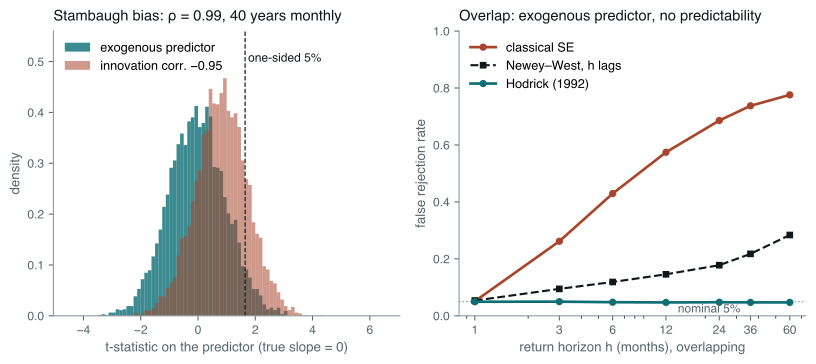

Here is the Python script that generated this plot:
# Predictive regressions: the two ways a return-forecasting regression finds
# predictability that is not there.
#
#   Left  — Stambaugh bias. Monthly returns are regressed on last month's value
#           of a persistent predictor (think: the dividend yield), over 40 years.
#           Returns are unpredictable, but the predictor's own innovations are
#           strongly negatively correlated with returns — a price rise lowers the
#           yield in the same month. The autoregressive coefficient of the
#           predictor is estimated with a downward bias, and that bias leaks
#           into the slope. The t-statistic is shifted right: a one-sided 5%
#           test of "higher yield predicts higher returns" rejects far too often.
#   Right — overlapping long-horizon regressions. Now the predictor is
#           exogenous, so the only problem is overlap: h-month returns built from
#           monthly data share h-1 months with their neighbours. Classical
#           standard errors are hopeless; Newey-West with h lags is still badly
#           oversized at long horizons in a 40-year sample; Hodrick (1992)
#           standard errors, which exploit the null of no predictability, hold up.
#
# Run standalone:  uv run --no-project --with matplotlib,numpy python <path>

import os

os.environ.setdefault("SOURCE_DATE_EPOCH", "1735689600")

import matplotlib

matplotlib.use("Agg")
matplotlib.rcParams["svg.fonttype"] = "path"
matplotlib.rcParams["svg.hashsalt"] = "em_predictive"
matplotlib.rcParams["font.family"] = ["Helvetica", "Arial", "DejaVu Sans"]

from pathlib import Path

import matplotlib.pyplot as plt
import numpy as np

INK = "#10171B"
MUTED = "#58666E"
TEAL = "#0B6E75"
RUST = "#A8452B"
GREY = "#8A979D"

T = 480
RHO = 0.99
TRIALS = 5000
HORIZONS = [1, 3, 6, 12, 24, 36, 60]


def simulate_paths(corr: float, trials: int, rng: np.random.Generator) -> tuple[np.ndarray, np.ndarray]:
    """Predictor x_0..x_T (AR(1), stationary start) and returns r_1..r_T with corr(r_t, v_t) = corr."""
    v = rng.standard_normal((trials, T + 1))
    u = corr * v + np.sqrt(1 - corr**2) * rng.standard_normal((trials, T + 1))
    x = np.empty((trials, T + 1))
    x[:, 0] = v[:, 0] / np.sqrt(1 - RHO**2)
    for t in range(1, T + 1):
        x[:, t] = RHO * x[:, t - 1] + v[:, t]
    return x, u[:, 1:]


def one_period(x: np.ndarray, r: np.ndarray) -> tuple[np.ndarray, np.ndarray, np.ndarray]:
    """Regress r_{t+1} on x_t; also return the predictor's own AR(1) estimate."""
    xl = x[:, :-1]
    xc = xl - xl.mean(axis=1, keepdims=True)
    rc = r - r.mean(axis=1, keepdims=True)
    sxx = (xc * xc).sum(axis=1)
    beta = (xc * rc).sum(axis=1) / sxx
    e = rc - beta[:, None] * xc
    t = beta / np.sqrt((e * e).sum(axis=1) / (T - 3) / sxx)

    xn = x[:, 1:] - x[:, 1:].mean(axis=1, keepdims=True)
    rho_hat = (xc * xn).sum(axis=1) / sxx
    return beta, t, rho_hat


def long_horizon(x: np.ndarray, r: np.ndarray, h: int) -> dict[str, np.ndarray]:
    """Regress R_{t,h} = r_{t+1} + ... + r_{t+h} on x_t, with three standard errors."""
    n_obs = T - h + 1
    csum = np.concatenate([np.zeros((r.shape[0], 1)), r.cumsum(axis=1)], axis=1)
    R = csum[:, h : h + n_obs] - csum[:, 0:n_obs]  # R[:, t] = r_{t+1} + ... + r_{t+h}
    xl = x[:, :n_obs]
    xc = xl - xl.mean(axis=1, keepdims=True)
    Rc = R - R.mean(axis=1, keepdims=True)
    sxx = (xc * xc).sum(axis=1)
    beta = (xc * Rc).sum(axis=1) / sxx
    e = Rc - beta[:, None] * xc

    t_ols = beta / np.sqrt((e * e).sum(axis=1) / (n_obs - 2) / sxx)

    score = xc * e
    meat = (score * score).sum(axis=1)
    for k in range(1, h + 1):
        meat += 2 * (1 - k / (h + 1)) * (score[:, k:] * score[:, :-k]).sum(axis=1)
    t_nw = beta / (np.sqrt(meat) / sxx)

    # Hodrick (1992) 1B: under the null, one-period residuals times the sum of
    # the h most recent predictor values.
    xall = x[:, :T] - x[:, :T].mean(axis=1, keepdims=True)
    cx = np.concatenate([np.zeros((x.shape[0], 1)), xall.cumsum(axis=1)], axis=1)
    s = cx[:, h:T + 1] - cx[:, 0:T - h + 1]  # s[:, j] = x_j + ... + x_{j+h-1}
    eps = r - r.mean(axis=1, keepdims=True)
    eps_next = eps[:, h - 1 : T]  # r_{j+h}, paired with the window ending at x_{j+h-1}
    meat_h = ((eps_next * s) ** 2).sum(axis=1)
    t_hodrick = beta / (np.sqrt(meat_h) / sxx)

    r2 = 1 - (e * e).sum(axis=1) / (Rc * Rc).sum(axis=1)
    return {"ols": t_ols, "nw": t_nw, "hodrick": t_hodrick, "r2": r2}


def main() -> None:
    rng = np.random.default_rng(20260913)

    x0, r0 = simulate_paths(0.0, TRIALS, rng)
    x1, r1 = simulate_paths(-0.95, TRIALS, rng)
    _, t_exo, _ = one_period(x0, r0)
    b_end, t_end, rho_hat = one_period(x1, r1)

    stambaugh = -0.95 * (-(1 + 3 * RHO) / T)
    se_theory = np.sqrt((1 - RHO**2) / T)

    rows = []
    for h in HORIZONS:
        lh = long_horizon(x0, r0, h)
        rows.append(
            (
                h,
                np.mean(np.abs(lh["ols"]) > 1.96),
                np.mean(np.abs(lh["nw"]) > 1.96),
                np.mean(np.abs(lh["hodrick"]) > 1.96),
                np.median(lh["r2"]),
                np.percentile(lh["r2"], 90),
            )
        )
    rows = np.array(rows)

    fig, (axL, axR) = plt.subplots(1, 2, figsize=(8.6, 3.9))

    bins = np.linspace(-4.5, 6.5, 89)
    axL.hist(t_exo, bins=bins, density=True, color=TEAL, alpha=0.8, label="exogenous predictor")
    axL.hist(t_end, bins=bins, density=True, color=RUST, alpha=0.55, label="innovation corr. −0.95")
    axL.axvline(1.645, color=INK, lw=0.9, ls="--")
    axL.text(1.75, 0.50, "one-sided 5%", fontsize=9, color=INK)
    axL.set_ylim(0, 0.56)
    axL.set_xlabel("t-statistic on the predictor (true slope = 0)", fontsize=10, color=MUTED)
    axL.set_ylabel("density", fontsize=10, color=MUTED)
    axL.set_title("Stambaugh bias: ρ = 0.99, 40 years monthly", fontsize=11, color=INK, loc="left", pad=8)
    axL.legend(frameon=False, fontsize=9.5, loc="upper left")

    hs = rows[:, 0]
    axR.axhline(0.05, color=GREY, lw=1.0, ls=":")
    axR.plot(hs, rows[:, 1], "o-", color=RUST, lw=2.0, ms=4.5, label="classical SE")
    axR.plot(hs, rows[:, 2], "s--", color=INK, lw=1.6, ms=4.0, label="Newey–West, h lags")
    axR.plot(hs, rows[:, 3], "o-", color=TEAL, lw=2.0, ms=4.5, label="Hodrick (1992)")
    axR.set_xscale("log")
    axR.set_xticks(HORIZONS)
    axR.set_xticklabels([str(h) for h in HORIZONS])
    axR.set_ylim(0, 1.0)
    axR.text(14, 0.003, "nominal 5%", fontsize=9, color=MUTED, va="bottom")
    axR.set_xlabel("return horizon h (months), overlapping", fontsize=10, color=MUTED)
    axR.set_ylabel("false rejection rate", fontsize=10, color=MUTED)
    axR.set_title("Overlap: exogenous predictor, no predictability", fontsize=11, color=INK, loc="left", pad=8)
    axR.legend(frameon=False, fontsize=9.5, loc="upper left")

    for ax in (axL, axR):
        ax.tick_params(labelsize=9, colors=MUTED)
        for side in ("top", "right"):
            ax.spines[side].set_visible(False)
        for side in ("left", "bottom"):
            ax.spines[side].set_color(GREY)

    fig.tight_layout()
    out = Path(__file__).with_suffix("")
    for ext in ("pdf", "svg"):
        fig.savefig(f"{out}.{ext}", transparent=True, bbox_inches="tight")

    print(f"Left panel: T = {T} months, rho = {RHO}, {TRIALS} trials")
    print(f"  mean rho_hat - rho            {np.mean(rho_hat) - RHO:+.4f}   (Kendall approx {-(1 + 3 * RHO) / T:+.4f})")
    print(f"  mean beta_hat (true 0)        {np.mean(b_end):+.5f}   (Stambaugh approx {stambaugh:+.5f})")
    print(f"  approx s.e. of beta_hat       {se_theory:.5f}   -> bias / s.e. = {stambaugh / se_theory:.2f}")
    print(f"  mean t, exogenous             {np.mean(t_exo):+.3f}")
    print(f"  mean t, corr -0.95            {np.mean(t_end):+.3f}")
    print(f"  one-sided rejection (t>1.645) exogenous {np.mean(t_exo > 1.645):.3f}   corr -0.95 {np.mean(t_end > 1.645):.3f}")
    print(f"  two-sided rejection (|t|>1.96) exogenous {np.mean(np.abs(t_exo) > 1.96):.3f}   corr -0.95 {np.mean(np.abs(t_end) > 1.96):.3f}")
    print()
    print("Right panel: exogenous predictor, overlapping h-month returns")
    print(f"{'h':>4} {'classical':>10} {'NW(h)':>7} {'Hodrick':>8} {'median R2':>10} {'90th pct R2':>12}")
    for row in rows:
        print(f"{int(row[0]):4d} {row[1]:10.3f} {row[2]:7.3f} {row[3]:8.3f} {row[4]:10.3f} {row[5]:12.3f}")


main()
